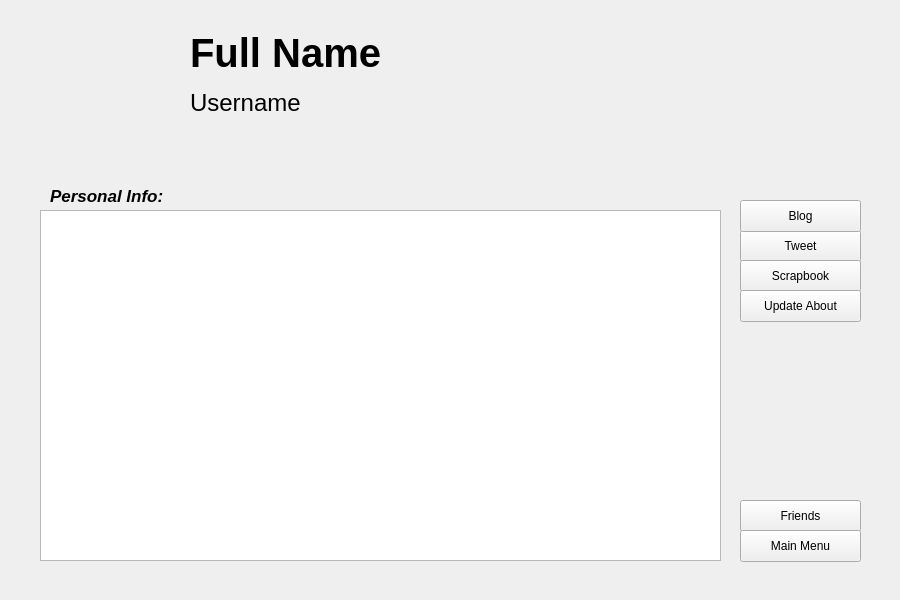
<?xml version="1.0" encoding="UTF-8"?>
<ui version="4.0">
 <class>ProfileGUI</class>
 <widget class="QWidget" name="ProfileGUI">
  <property name="geometry">
   <rect>
    <x>0</x>
    <y>0</y>
    <width>900</width>
    <height>600</height>
   </rect>
  </property>
  <property name="windowTitle">
   <string>Profile</string>
  </property>
  <widget class="QLabel" name="profile_picture">
   <property name="geometry">
    <rect>
     <x>40</x>
     <y>30</y>
     <width>141</width>
     <height>141</height>
    </rect>
   </property>
   <property name="text">
    <string/>
   </property>
   <property name="pixmap">
    <pixmap resource="images.qrc">:/icons/RR_profile_pic.png</pixmap>
   </property>
  </widget>
  <widget class="QPushButton" name="pushButton">
   <property name="geometry">
    <rect>
     <x>740</x>
     <y>500</y>
     <width>121</width>
     <height>32</height>
    </rect>
   </property>
   <property name="text">
    <string>Friends</string>
   </property>
  </widget>
  <widget class="QPushButton" name="pushButton_back_to_menu">
   <property name="geometry">
    <rect>
     <x>740</x>
     <y>530</y>
     <width>121</width>
     <height>32</height>
    </rect>
   </property>
   <property name="text">
    <string>Main Menu</string>
   </property>
  </widget>
  <widget class="QWidget" name="layoutWidget">
   <property name="geometry">
    <rect>
     <x>190</x>
     <y>30</y>
     <width>681</width>
     <height>141</height>
    </rect>
   </property>
   <layout class="QVBoxLayout" name="verticalLayout">
    <item>
     <widget class="QLabel" name="label_name">
      <property name="font">
       <font>
        <pointsize>30</pointsize>
        <weight>75</weight>
        <bold>true</bold>
       </font>
      </property>
      <property name="text">
       <string>Full Name</string>
      </property>
     </widget>
    </item>
    <item>
     <widget class="QLabel" name="label_username">
      <property name="font">
       <font>
        <pointsize>18</pointsize>
        <weight>50</weight>
        <bold>false</bold>
       </font>
      </property>
      <property name="text">
       <string>Username</string>
      </property>
     </widget>
    </item>
    <item>
     <widget class="QLabel" name="label_phone">
      <property name="font">
       <font>
        <pointsize>18</pointsize>
        <weight>50</weight>
        <bold>false</bold>
       </font>
      </property>
      <property name="text">
       <string/>
      </property>
     </widget>
    </item>
   </layout>
  </widget>
  <widget class="QPushButton" name="pushButton_tweet">
   <property name="geometry">
    <rect>
     <x>740</x>
     <y>230</y>
     <width>121</width>
     <height>32</height>
    </rect>
   </property>
   <property name="text">
    <string>Tweet</string>
   </property>
  </widget>
  <widget class="QPushButton" name="pushButton_blog">
   <property name="geometry">
    <rect>
     <x>740</x>
     <y>200</y>
     <width>121</width>
     <height>32</height>
    </rect>
   </property>
   <property name="text">
    <string>Blog</string>
   </property>
  </widget>
  <widget class="QPushButton" name="pushButton_scrapbook">
   <property name="geometry">
    <rect>
     <x>740</x>
     <y>260</y>
     <width>121</width>
     <height>32</height>
    </rect>
   </property>
   <property name="text">
    <string>Scrapbook</string>
   </property>
  </widget>
  <widget class="QTextEdit" name="about_section">
   <property name="geometry">
    <rect>
     <x>40</x>
     <y>210</y>
     <width>681</width>
     <height>351</height>
    </rect>
   </property>
  </widget>
  <widget class="QPushButton" name="pushButton_update_about">
   <property name="geometry">
    <rect>
     <x>740</x>
     <y>290</y>
     <width>121</width>
     <height>32</height>
    </rect>
   </property>
   <property name="text">
    <string>Update About</string>
   </property>
  </widget>
  <widget class="QLabel" name="label_about">
   <property name="geometry">
    <rect>
     <x>50</x>
     <y>180</y>
     <width>211</width>
     <height>31</height>
    </rect>
   </property>
   <property name="font">
    <font>
     <pointsize>13</pointsize>
     <weight>75</weight>
     <italic>true</italic>
     <bold>true</bold>
    </font>
   </property>
   <property name="text">
    <string>Personal Info:</string>
   </property>
  </widget>
 </widget>
 <resources>
  <include location="images.qrc"/>
 </resources>
 <connections/>
</ui>
